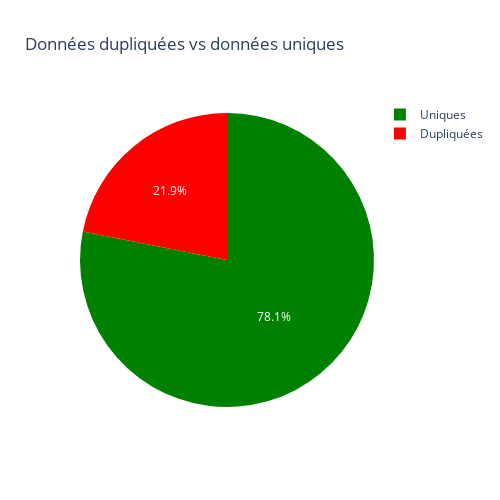

Notebook cell for this chart:
### Code cell
pie_chart_ploty(n_data, ["tiern_location_state_city", "chars","Country"])

### Figure 1 — Plotly figure (JSON) as saved in the notebook; plotly's stock layout.template omitted (floating-point values rounded to 4 significant figures)
{"data": [{"domain": {"x": [0, 1], "y": [0, 1]}, "hovertemplate": "Type=%{label}<br>Proportion=%{value}<extra></extra>", "labels": ["Uniques", "Dupliquées"], "legendgroup": "", "name": "", "showlegend": true, "type": "pie", "values": [45310, 12695]}], "layout": {"autosize": false, "height": 500, "legend": {"tracegroupgap": 0}, "piecolorway": ["green", "red"], "title": {"text": "Données dupliquées vs données uniques"}, "width": 500}}
